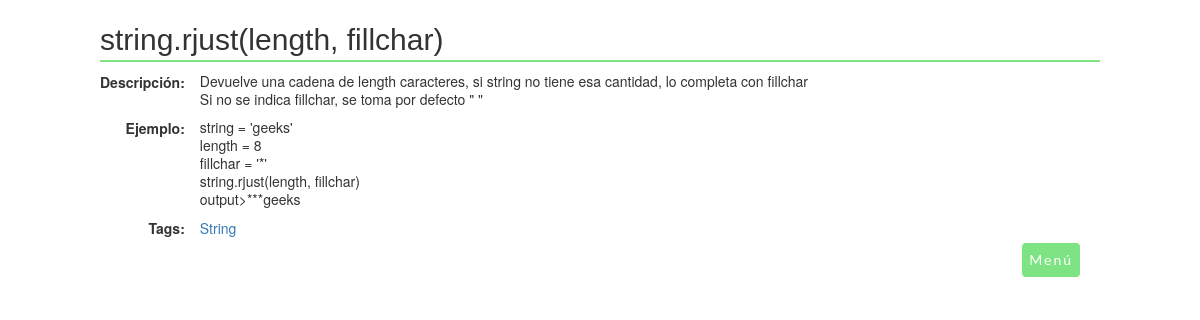
The page /apuntespy/2/results/ on the database its author committed.
### apuntespy/models.py (models this page shows, shortened)
class Tip(models.Model):
    tags = models.ManyToManyField(Tag, related_name="tips")
    tip_nombre = models.CharField(max_length=200, validators=[tip_unico])
    tip_descripcion = models.TextField()
    tip_ejemplo = models.TextField()
    def  __str__(self):
        return self.tip_nombre

class Tag(models.Model):
    tag_text = models.CharField(max_length=200, validators=[tag_unico])
    def  __str__(self):
        return self.tag_text

### apuntespy/views.py (the view)
# urls.py: path('<int:pk>/results/', views.ResultsView.as_view(), name='results'),
class ResultsView(generic.DetailView):
    model = Tip
    template_name = 'apuntespy/result.html'

### apuntespy/templates/apuntespy/result.html
{% load static %}
<link rel="stylesheet" href="//maxcdn.bootstrapcdn.com/bootstrap/3.2.0/css/bootstrap.min.css">
<link rel="stylesheet" href="//maxcdn.bootstrapcdn.com/bootstrap/3.2.0/css/bootstrap-theme.min.css">
<link rel="stylesheet" href="{% static 'apuntespy/apuntespy.css' %}">
<h1 class="titulo">{{ tip }}</h1>
<table>
   <tr>
       <td class="subtitulo">Descripción: </td>
       <td class="texto">{{ tip.tip_descripcion|linebreaks }}</td>
   </tr>
    <tr>
        <td class="subtitulo">Ejemplo: </td>
       <td class="texto">{{ tip.tip_ejemplo|linebreaks }}</td>
    </tr>
   <tr>
       <td class="subtitulo">Tags: </td>
       {% for tag in tip.tags.all %}
            <td class="texto"><a href="{% url 'apuntespy:detail' tag.id %}">{{ tag }}</a></td>
        {% endfor %}
   </tr>
</table>
            <nav>
                <ul id="submenu">
                    <li> <a href="{% url 'apuntespy:tag_list' %}" class="boton" >Menú</a></li>
                </ul>
            </nav>

### apuntespy/static/apuntespy/apuntespy.css (style rules this page uses)
nav { float: right; }
nav ul { float: right; margin: 0 15px 0 0; list-style: none; overflow: hidden }
nav ul li { float: right; }
nav ul li a { display: block; padding: 20px; color: #fff; text-decoration: none; }
.boton { background-clip: border-box; background: #7ee383; border: 2px solid #7ee383; border-radius: 4px; font-family: "Lato", sans-serif; letter-spacing: 2px; font-weight: normal; text-align: center; vertical-align: middle; white-space: normal; font-size: 14px; padding: 5px; margin: 5px; }
.titulo { font-family: "Unica One", sans-serif; border-bottom: 2px solid #2e2e2e; border-bottom-color: rgba(126, 227, 131, 0.984); font-size: 30px; line-height: 40px; }
.subtitulo { font-size: 14px; font-weight: bold; vertical-align:top; text-align:right }
.texto { padding-left: 15px; text-align: left; font-size: 14px; font-weight: 300; line-height: 18px; }

### rows shown on the page
Tip: tip_nombre "string.rjust(length, fillchar)", tip_descripcion "Devuelve una cadena de length caracteres, si string no tiene esa cantidad, lo completa con fillchar Si no se indica fillchar, se toma por defecto \" \"", tip_ejemplo "string = 'geeks' length = 8 fillchar = '*' string.rjust(length, fillchar) output>***geeks"
Tag: tag_text "String"
